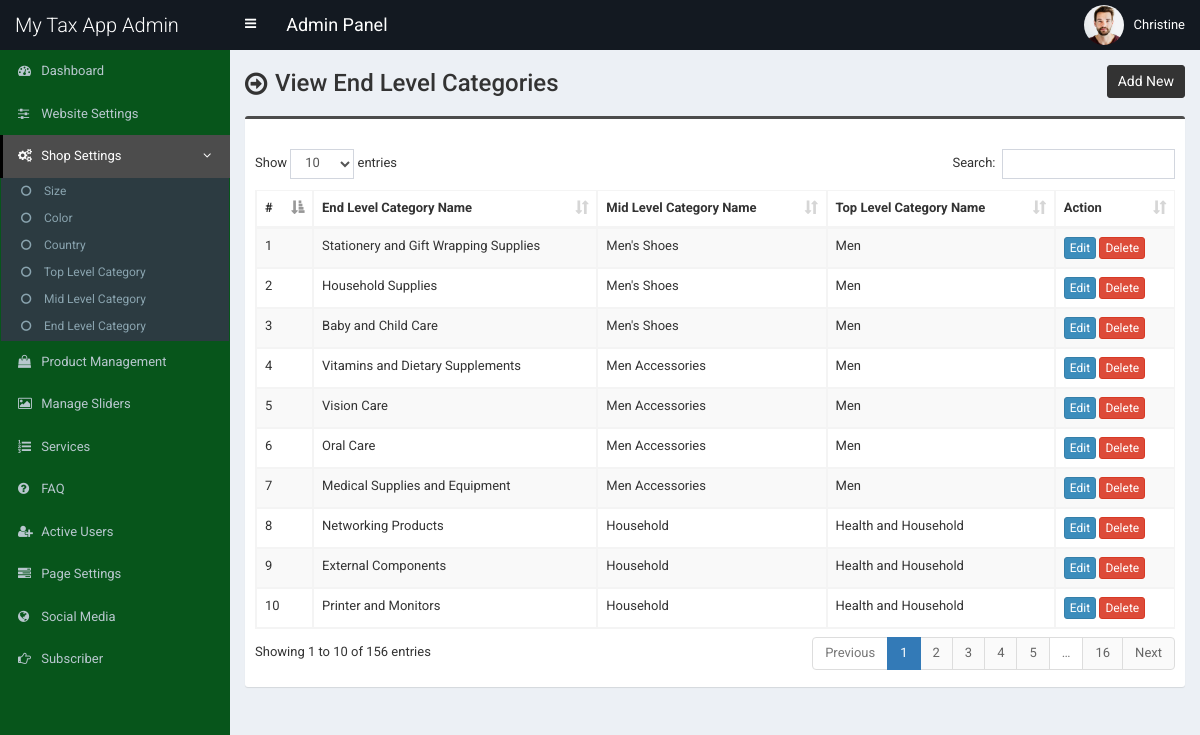
/admin/end-category.php (signed in), run on an earlier commit of the app's database.
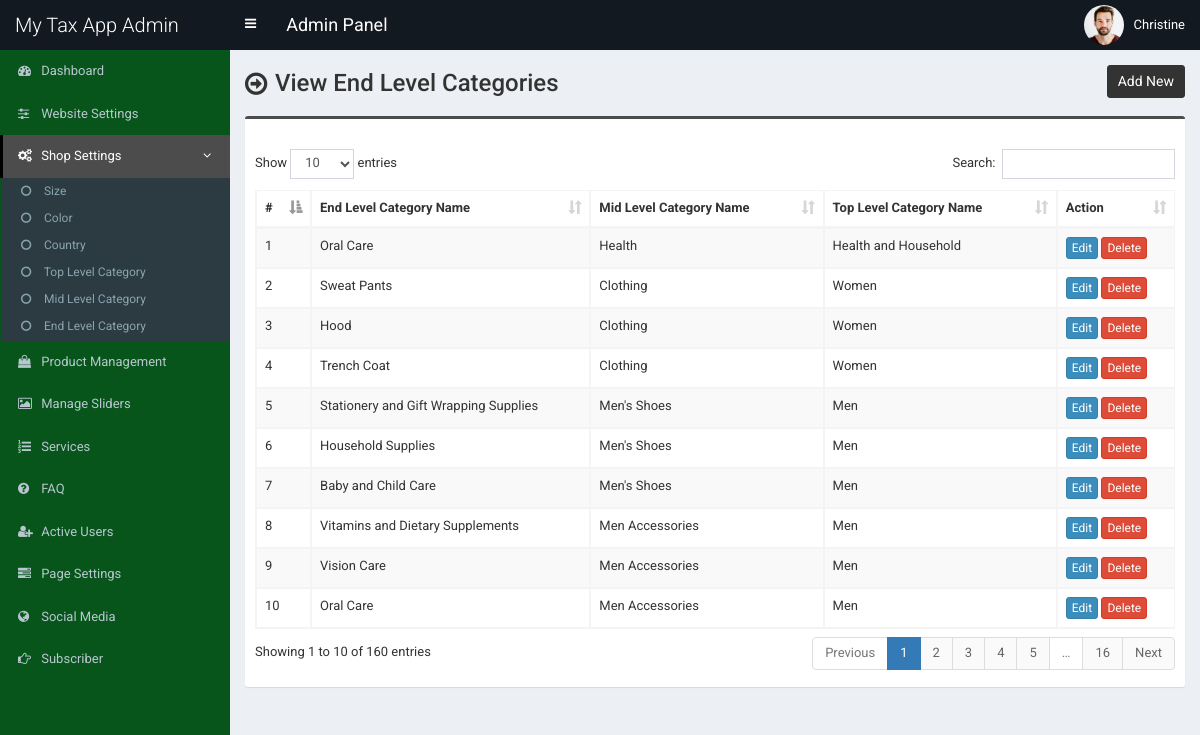
And on a later commit of the database.
### tables this page shows
CREATE TABLE `tbl_end_category` (
  `ecat_id` int(11) NOT NULL,
  `ecat_name` varchar(255) NOT NULL,
  `mcat_id` int(11) NOT NULL
);

CREATE TABLE `tbl_mid_category` (
  `mcat_id` int(11) NOT NULL,
  `mcat_name` varchar(255) NOT NULL,
  `tcat_id` int(11) NOT NULL
);

CREATE TABLE `tbl_top_category` (
  `tcat_id` int(11) NOT NULL,
  `tcat_name` varchar(255) NOT NULL,
  `show_on_menu` int(1) NOT NULL
);

### admin/end-category.php (the view, shortened to what this page needs)
<?php require_once('header.php'); ?>
<section class="content-header">
	<div class="content-header-left">
		<h1>View End Level Categories</h1>
	</div>
	<div class="content-header-right">
		<a href="end-category-add.php" class="btn btn-primary btn-sm">Add New</a>
	</div>
</section>
<section class="content">
  <div class="row">
    <div class="col-md-12">
      <div class="box box-info">
        <div class="box-body table-responsive">
          <table id="example1" class="table table-bordered table-hover table-striped">
			<thead>
			    <tr>
			        <th>#</th>
			        <th>End Level Category Name</th>
                    <th>Mid Level Category Name</th>
                    <th>Top Level Category Name</th>
			        <th>Action</th>
			    </tr>
			</thead>
            <tbody>
            	<?php
            	$i=0;
            	$statement = $pdo->prepare("SELECT *
                                    FROM tbl_end_category t1
                                    JOIN tbl_mid_category t2
                                    ON t1.mcat_id = t2.mcat_id
                                    JOIN tbl_top_category t3
                                    ON t2.tcat_id = t3.tcat_id
                                    ORDER BY t1.ecat_id DESC
                                    ");
            	$statement->execute();
            	$result = $statement->fetchAll(PDO::FETCH_ASSOC);
            	foreach ($result as $row) {
            		$i++;
            		?>
					<tr>
	                    <td><?php echo $i; ?></td>
	                    <td><?php echo $row['ecat_name']; ?></td>
                        <td><?php echo $row['mcat_name']; ?></td>
                        <td><?php echo $row['tcat_name']; ?></td>
	                    <td>
	                        <a href="end-category-edit.php?id=<?php echo $row['ecat_id']; ?>" class="btn btn-primary btn-xs">Edit</a>
	                        <a href="#" class="btn btn-danger btn-xs" data-href="end-category-delete.php?id=<?php echo $row['ecat_id']; ?>" data-toggle="modal" data-target="#confirm-delete">Delete</a>
	                    </td>
	                </tr>
            		<?php
            	}
            	?>
            </tbody>
          </table>
        </div>
      </div>
</section>
<?php require_once('footer.php'); ?>

What changed in the data, as far as the page shows it:
no longer on this page (row unchanged): tbl_end_category: ecat_name "Medical Supplies and Equipment", mcat.mcat_name "Men Accessories", tbl_top_category.tcat_name "Men"
no longer on this page (row unchanged): tbl_end_category: ecat_name "Networking Products", mcat.mcat_name "Household", tbl_top_category.tcat_name "Health and Household"
no longer on this page (row unchanged): tbl_end_category: ecat_name "External Components", mcat.mcat_name "Household", tbl_top_category.tcat_name "Health and Household"
no longer on this page (row unchanged): tbl_end_category: ecat_name "Printer and Monitors", mcat.mcat_name "Household", tbl_top_category.tcat_name "Health and Household"
added tbl_end_category: ecat_name "Oral Care", mcat.mcat_name "Health", tbl_top_category.tcat_name "Health and Household"
added tbl_end_category: ecat_name "Sweat Pants", mcat.mcat_name "Clothing", tbl_top_category.tcat_name "Women"
added tbl_end_category: ecat_name "Hood", mcat.mcat_name "Clothing", tbl_top_category.tcat_name "Women"
added tbl_end_category: ecat_name "Trench Coat", mcat.mcat_name "Clothing", tbl_top_category.tcat_name "Women"
Also different on the page:
text written by a page script: "Show entries Search: Showing 1 to 10 of 156 entries Previous 1 2 3 4 5 … 16 Next" → "Show entries Search: Showing 1 to 10 of 160 entries Previous 1 2 3 4 5 … 16 Next"
